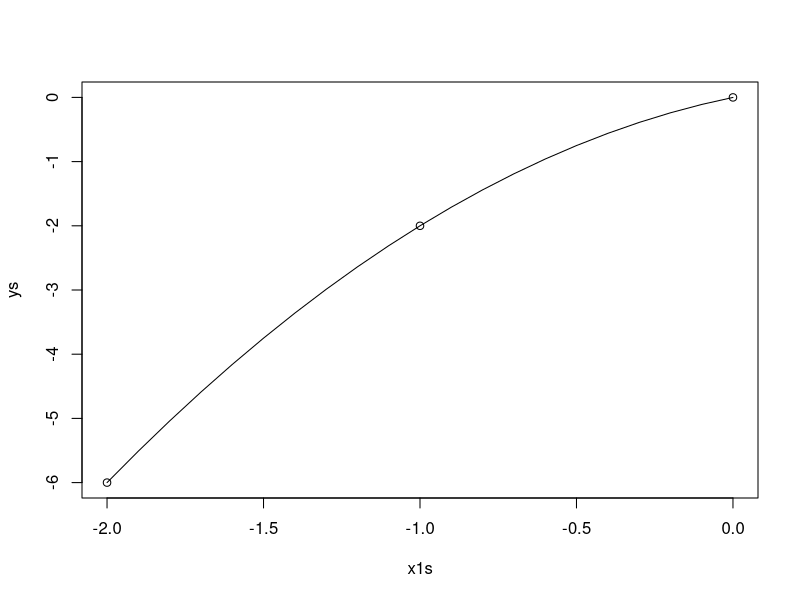
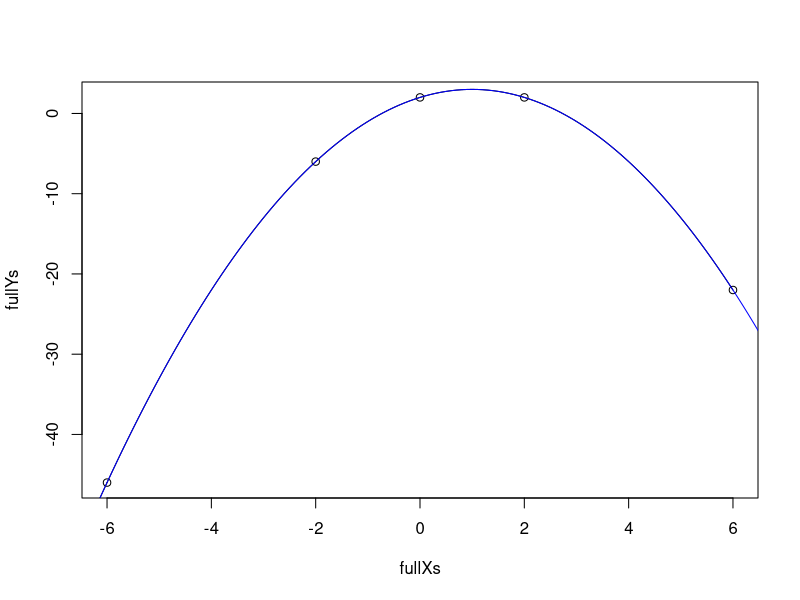

Here is the R script that generated these plots, in order:
firstQuad <- function(x, y){
	c = y[1]
	x_end = x[3] - x[1]
	a = ((y[3] - y[1]) - (y[2]-y[1]) * x_end/x[2]) / (x_end*x_end - x_end*x[2])
	b = (y[2] - y[1] - a * x[2] * x[2]) / x[2];
	
	coefList <- list(a = a, b = b, c = c)
}


evalQuad = function(x, coefList){
	return(x*x * coefList$a + x * coefList$b + coefList$c)
}
coefList = list(a = -1, b = 2, c = 2)
evalPoints = c(-6, -2, 0, 2, 6)
evalQuad(evalPoints, coefList)
x1s = c(-2, -1, 0)
ys = c(-6, -2, 0)

fit <- firstQuad(x1s - x1s[1], ys)

xEval = -20:0/10

plot(x1s, ys)
lines(xEval, evalQuad(xEval - x1s[1], fit))
fit

fullXs = c(-6, -2, 0, 2, 6)
fullYs = evalQuad(evalPoints, coefList)

plot(fullXs, fullYs)
fit1 = list(a = -1, b = 14, c = -46)
fit2 = fit1
fit3 = list(a = -1, b = 6, c = -6)
fit4 = list(a = -1, b = 2, c = 2)
fit5 = list(a = -1, b = -2,c = 2)
fit6 = list(a = -1, b = -10, c = 22)

x1 <- (fullXs[1]*10-10):(fullXs[1]*10)/10
x2  <- (fullXs[1]*10):(fullXs[2]*10)/10
x3  <- (fullXs[2]*10):(fullXs[3]*10)/10
x4  <- (fullXs[3]*10):(fullXs[4]*10)/10
x5  <- (fullXs[4]*10):(fullXs[5]*10)/10
x6  <- (fullXs[5]*10):(fullXs[5]*10 +10)/10

lines(x1, evalQuad(x1 - fullXs[1] , fit1))
lines(x2, evalQuad(x2 - fullXs[1] , fit2))
lines(x3, evalQuad(x3 - fullXs[2], fit3 ))
lines(x4, evalQuad(x4 - fullXs[3], fit4 ))
lines(x5, evalQuad(x5 - fullXs[4], fit5 ))
lines(x6, evalQuad(x6 - fullXs[5], fit6 ))

allxs = c(x1, x2, x3, x4, x5, x6)
lines(allxs, evalQuad(allxs, coefList), col = 'blue')